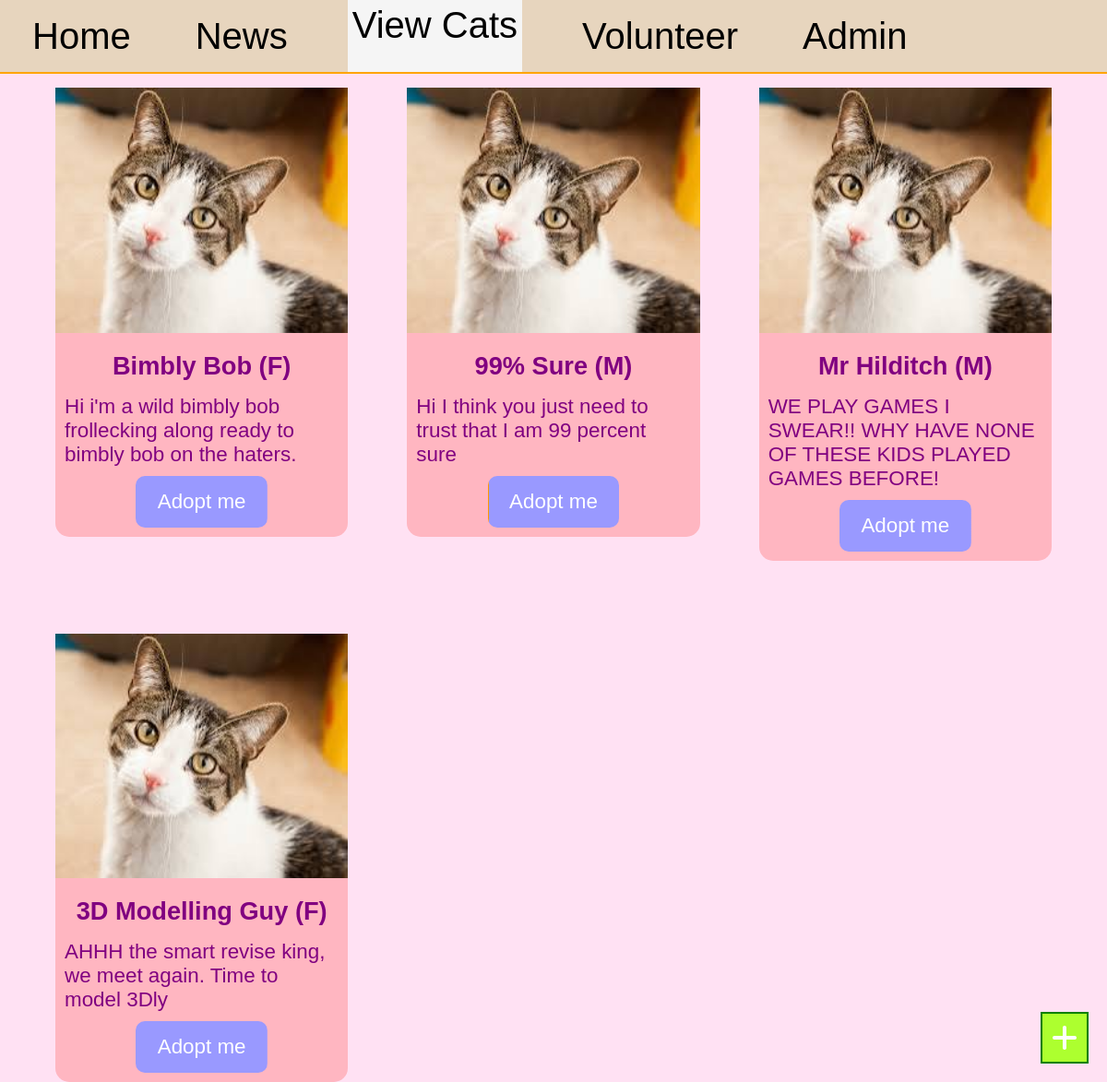
/cats/2, run on an earlier commit of the app's database.
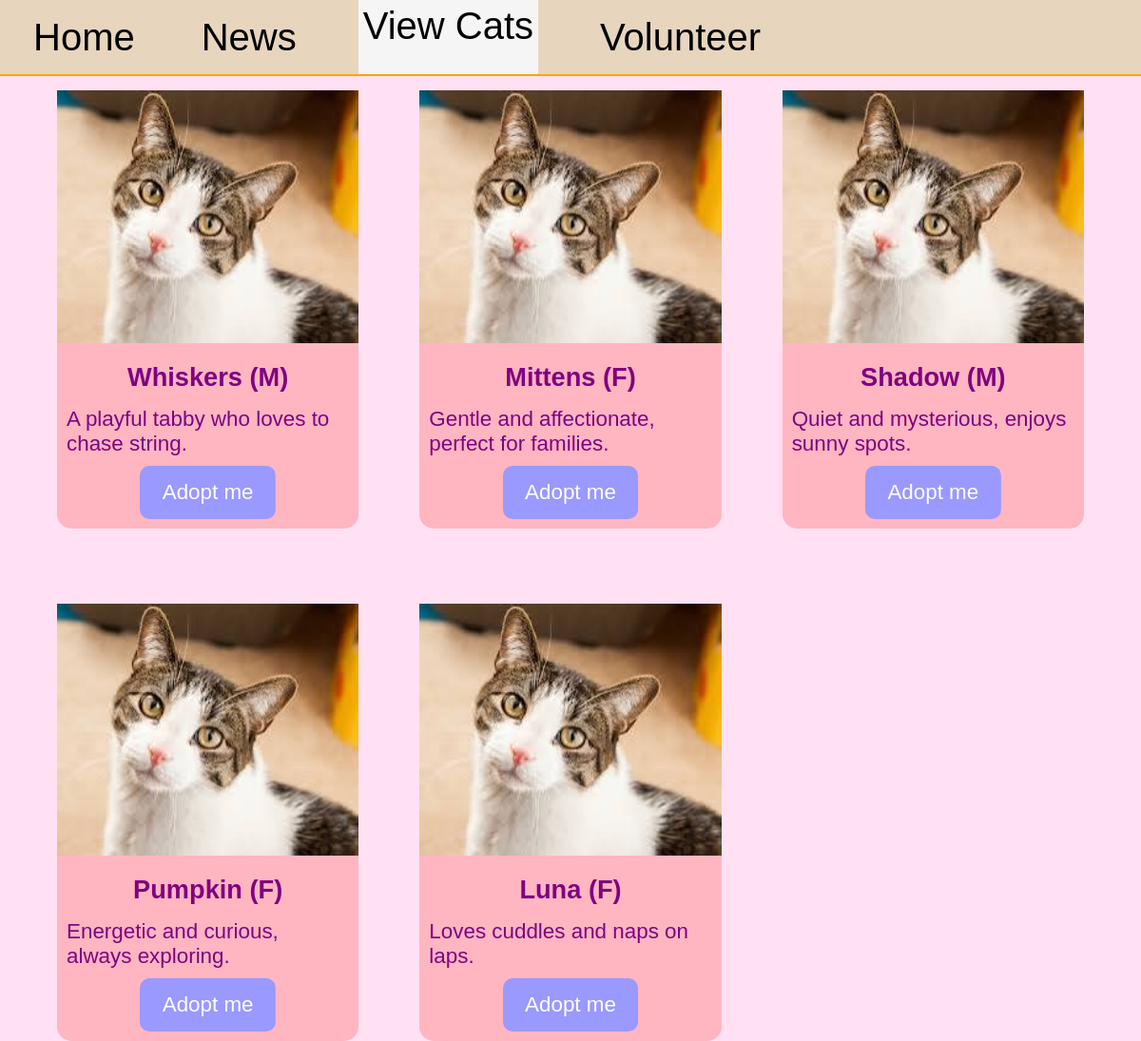
And on a later commit of the database.
### main.py (models this page shows)
class Cat(db.Model):
	id = db.Column(db.Integer, primary_key=True)
	name = db.Column(db.String(25), nullable=False)
	bio = db.Column(db.String(100), nullable=False)
	gender = db.Column(db.String(1), nullable=False)
	image = db.Column(db.String(100))
	forms = db.relationship('AdoptionForm', backref='cat', lazy=True)

### main.py (the view, shortened to what this page needs)
@app.route('/cats/<int:id>', methods=["GET", "POST"])
def cats(id):
	user = User.query.get(id)
	form = AdoptForm()
	cats = Cat.query.all()
	return render_template("cats.html", user=user, cats=cats, form=form)

### templates/cats.html (shortened to what this page needs)
{% extends "base.html" %}
{% block style %}
<link rel="stylesheet" href="https://cdnjs.cloudflare.com/ajax/libs/font-awesome/6.5.0/css/all.min.css">
<link rel="stylesheet" href="{{ url_for('static', filename='cats.css') }}">
{% endblock %}
{% block content %}
<header>
	<a href="/home/{{ user.id }}">Home</a>
	<a href="/news/{{ user.id }}">News</a>
	<a href="/cats/{{ user.id }}" class="selected">View Cats</a>
	<a>Volunteer</a>
	{% if user.level == "admin" %}
	<a>Admin</a>
	{% endif %}
</header>
{% if user.level=="admin" %}
	<a href="/new_cat/{{ user.id }}">
		<div id="new-btn">
			<i class="fas fa-plus"></i>
		</div>
	</a>
{% endif %}
<main>
	{% for cat in cats %}
	<div class="cat-listing">
		<img class="cat-img" src="{{ url_for('static', filename='images/' ~ cat.image) }}">
		<div class="cat-text">
			<h2 class="name">{{ cat.name }} ({{ cat.gender }})</h2>
			<p class="bio">{{ cat.bio }}</p>
			<div class="page-link-btn cat-btn" id="{{ cat.id }}">Adopt me</div>
		</div>
	</div>
	{% endfor %}
</main>
{% endblock %}

### templates/base.html (shortened to what this page needs)
<!DOCTYPE html>
<html>
	<head>
		<link rel="stylesheet" href="{{ url_for('static', filename='styles.css') }}">
		{% block style %}{% endblock %}
	</head>
	<body>
		{% block content %}{% endblock %}
	</body>
</html>

### static/styles.css (style rules this page uses)
* { margin: 0; padding: 0; box-sizing: border-box; font-family:Arial, Helvetica, sans-serif; }
html, body { width: 100vw; height: 100vh; }
.selected { height: 100%; background-color: whitesmoke; }
header { width: 100%; height: 10%; background-color: rgb(231, 213, 190); display: flex; align-items: center; border-bottom: 2px solid orange; }
header a { font-size: 2.5rem; text-align: center; padding: 5px; margin-left: 30px; margin-right: 30px; position: relative; display: inline-block; text-decoration: none; color: black; }
header a::after { content: ""; position: absolute; left: 0; bottom: 0; width: 0; height: 3px; background: orange; transition: width 0.3s; }
.page-link-btn { color: white; background: linear-gradient(90deg, #ff9900 50%, #9999ff 50%); background-size: 200% 100%; background-position: right; transition: background-position 0.3s ease; border-radius: 10px; display: flex; align-items: center; justify-content: center; text-decoration: none; }

### static/cats.css (style rules this page uses)
body { background-color: #ffe1f3; overflow-x: hidden; }
main { display: grid; grid-template-columns: repeat(3, 1fr); gap: 4rem; width: 90%; margin: auto; }
.cat-listing { margin-top: 15px; display: flex; flex-direction: column; align-items: center; }
.cat-text { width: 100%; background-color: lightpink; border-bottom-left-radius: 15px; border-bottom-right-radius: 15px; display: flex; flex-direction: column; justify-content: center; align-items: center; color: purple; }
.cat-img { width: 100%; }
.name { margin-top: 20px; font-size: 1.7rem; margin-bottom: 5px; }
.bio { margin: 10px; font-size: 1.4rem; }
.cat-btn { height: 7vh; width: 45%; font-size: 1.4rem; margin-bottom: 10px; }

What changed in the data, as far as the page shows it:
changed Cat: name "Bimbly Bob" → "Whiskers"; gender "F" → "M"; bio "Hi i'm a wild bimbly bob frollecking along ready to bimbly bob on the haters." → "A playful tabby who loves to chase string."
changed Cat: name "99% Sure" → "Mittens"; gender "M" → "F"; bio "Hi I think you just need to trust that I am 99 percent sure" → "Gentle and affectionate, perfect for families."
changed Cat: name "Mr Hilditch" → "Shadow"; bio "WE PLAY GAMES I SWEAR!! WHY HAVE NONE OF THESE KIDS PLAYED GAMES BEFORE!" → "Quiet and mysterious, enjoys sunny spots."
changed Cat: name "3D Modelling Guy" → "Pumpkin"; bio "AHHH the smart revise king, we meet again. Time to model 3Dly" → "Energetic and curious, always exploring."
added Cat: image (picture), name "Luna", gender "F", bio "Loves cuddles and naps on laps."
Also different on the page:
text no longer shown: "Admin"
